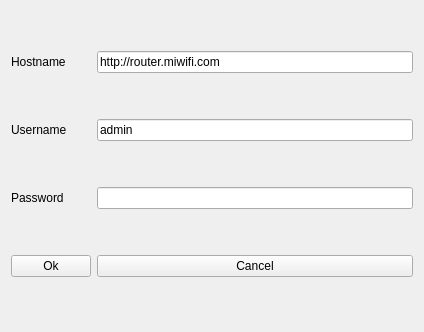
<?xml version="1.0" encoding="UTF-8"?>
<ui version="4.0">
 <class>Auth</class>
 <widget class="QWidget" name="Auth">
  <property name="geometry">
   <rect>
    <x>0</x>
    <y>0</y>
    <width>424</width>
    <height>332</height>
   </rect>
  </property>
  <property name="windowTitle">
   <string>Form</string>
  </property>
  <layout class="QHBoxLayout" name="horizontalLayout">
   <item>
    <layout class="QGridLayout" name="gridLayout">
     <item row="0" column="1">
      <widget class="QLineEdit" name="lineEdit">
       <property name="text">
        <string>http://router.miwifi.com</string>
       </property>
      </widget>
     </item>
     <item row="0" column="0">
      <widget class="QLabel" name="label">
       <property name="text">
        <string>Hostname</string>
       </property>
      </widget>
     </item>
     <item row="2" column="0">
      <widget class="QLabel" name="label_3">
       <property name="text">
        <string>Password</string>
       </property>
      </widget>
     </item>
     <item row="2" column="1">
      <widget class="QLineEdit" name="lineEdit_3">
       <property name="echoMode">
        <enum>QLineEdit::Password</enum>
       </property>
      </widget>
     </item>
     <item row="1" column="1">
      <widget class="QLineEdit" name="lineEdit_2">
       <property name="text">
        <string>admin</string>
       </property>
      </widget>
     </item>
     <item row="1" column="0">
      <widget class="QLabel" name="label_2">
       <property name="text">
        <string>Username</string>
       </property>
      </widget>
     </item>
     <item row="3" column="0">
      <widget class="QPushButton" name="okButton">
       <property name="text">
        <string>Ok</string>
       </property>
      </widget>
     </item>
     <item row="3" column="1">
      <widget class="QPushButton" name="cancelButton">
       <property name="text">
        <string>Cancel</string>
       </property>
      </widget>
     </item>
    </layout>
   </item>
  </layout>
 </widget>
 <resources/>
 <connections/>
</ui>
